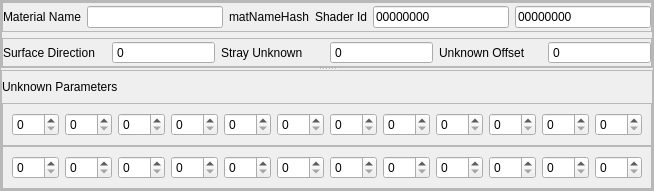
<?xml version="1.0" encoding="UTF-8"?>
<ui version="4.0">
 <class>Form</class>
 <widget class="QWidget" name="Form">
  <property name="geometry">
   <rect>
    <x>0</x>
    <y>0</y>
    <width>606</width>
    <height>191</height>
   </rect>
  </property>
  <property name="windowTitle">
   <string>Form</string>
  </property>
  <layout class="QVBoxLayout" name="verticalLayout_3">
   <property name="leftMargin">
    <number>0</number>
   </property>
   <property name="topMargin">
    <number>0</number>
   </property>
   <property name="rightMargin">
    <number>0</number>
   </property>
   <property name="bottomMargin">
    <number>0</number>
   </property>
   <item>
    <widget class="QFrame" name="MaterialDetailsView">
     <property name="frameShape">
      <enum>QFrame::StyledPanel</enum>
     </property>
     <property name="frameShadow">
      <enum>QFrame::Raised</enum>
     </property>
     <layout class="QVBoxLayout" name="verticalLayout_4">
      <property name="leftMargin">
       <number>0</number>
      </property>
      <property name="topMargin">
       <number>0</number>
      </property>
      <property name="rightMargin">
       <number>0</number>
      </property>
      <property name="bottomMargin">
       <number>0</number>
      </property>
      <item>
       <widget class="QSplitter" name="splitter">
        <property name="frameShape">
         <enum>QFrame::NoFrame</enum>
        </property>
        <property name="lineWidth">
         <number>1</number>
        </property>
        <property name="orientation">
         <enum>Qt::Vertical</enum>
        </property>
        <property name="handleWidth">
         <number>2</number>
        </property>
        <widget class="QFrame" name="frame_2">
         <property name="frameShape">
          <enum>QFrame::StyledPanel</enum>
         </property>
         <property name="frameShadow">
          <enum>QFrame::Raised</enum>
         </property>
         <layout class="QVBoxLayout" name="verticalLayout_2">
          <property name="leftMargin">
           <number>0</number>
          </property>
          <property name="topMargin">
           <number>0</number>
          </property>
          <property name="rightMargin">
           <number>0</number>
          </property>
          <property name="bottomMargin">
           <number>0</number>
          </property>
          <item>
           <widget class="QFrame" name="MaterialLinkNameEditor">
            <property name="frameShape">
             <enum>QFrame::StyledPanel</enum>
            </property>
            <property name="frameShadow">
             <enum>QFrame::Raised</enum>
            </property>
            <layout class="QHBoxLayout" name="horizontalLayout_3">
             <property name="leftMargin">
              <number>0</number>
             </property>
             <property name="topMargin">
              <number>0</number>
             </property>
             <property name="rightMargin">
              <number>0</number>
             </property>
             <property name="bottomMargin">
              <number>0</number>
             </property>
             <item>
              <widget class="QLabel" name="label">
               <property name="text">
                <string>Material Name</string>
               </property>
              </widget>
             </item>
             <item>
              <widget class="QLineEdit" name="MaterialLinkName"/>
             </item>
             <item>
              <widget class="QLabel" name="MaterialHash">
               <property name="minimumSize">
                <size>
                 <width>80</width>
                 <height>0</height>
                </size>
               </property>
               <property name="text">
                <string>matNameHash</string>
               </property>
               <property name="margin">
                <number>5</number>
               </property>
              </widget>
             </item>
             <item>
              <widget class="QLabel" name="ShaderTitle">
               <property name="text">
                <string>Shader Id</string>
               </property>
              </widget>
             </item>
             <item>
              <widget class="QLineEdit" name="ShaderHash">
               <property name="inputMethodHints">
                <set>Qt::ImhExclusiveInputMask</set>
               </property>
               <property name="inputMask">
                <string>HHHHHHHH</string>
               </property>
               <property name="text">
                <string>00000000</string>
               </property>
              </widget>
             </item>
             <item>
              <widget class="QLineEdit" name="SkinId">
               <property name="inputMethodHints">
                <set>Qt::ImhExclusiveInputMask</set>
               </property>
               <property name="inputMask">
                <string>HHHHHHHH</string>
               </property>
               <property name="text">
                <string>00000000</string>
               </property>
              </widget>
             </item>
            </layout>
           </widget>
          </item>
          <item>
           <widget class="QFrame" name="frame_14">
            <property name="frameShape">
             <enum>QFrame::StyledPanel</enum>
            </property>
            <property name="frameShadow">
             <enum>QFrame::Raised</enum>
            </property>
            <layout class="QHBoxLayout" name="horizontalLayout_14" stretch="0,0,0,0,0,0">
             <property name="leftMargin">
              <number>0</number>
             </property>
             <property name="topMargin">
              <number>0</number>
             </property>
             <property name="rightMargin">
              <number>0</number>
             </property>
             <property name="bottomMargin">
              <number>0</number>
             </property>
             <item>
              <widget class="QLabel" name="SurfaceDirectionLabel">
               <property name="text">
                <string>Surface Direction</string>
               </property>
              </widget>
             </item>
             <item>
              <widget class="QSpinBox" name="SurfaceDirection">
               <property name="buttonSymbols">
                <enum>QAbstractSpinBox::NoButtons</enum>
               </property>
               <property name="minimum">
                <number>-2147483647</number>
               </property>
               <property name="maximum">
                <number>2147483647</number>
               </property>
               <property name="value">
                <number>0</number>
               </property>
               <property name="displayIntegerBase">
                <number>16</number>
               </property>
              </widget>
             </item>
             <item>
              <widget class="QLabel" name="StrayUnknownLabel">
               <property name="text">
                <string>Stray Unknown</string>
               </property>
              </widget>
             </item>
             <item>
              <widget class="QSpinBox" name="StrayUnknown">
               <property name="buttonSymbols">
                <enum>QAbstractSpinBox::NoButtons</enum>
               </property>
               <property name="maximum">
                <number>255</number>
               </property>
              </widget>
             </item>
             <item>
              <widget class="QLabel" name="UnknownOffsetLabel">
               <property name="text">
                <string>Unknown Offset</string>
               </property>
              </widget>
             </item>
             <item>
              <widget class="QSpinBox" name="UnknownOffset">
               <property name="buttonSymbols">
                <enum>QAbstractSpinBox::NoButtons</enum>
               </property>
               <property name="minimum">
                <number>-2147483647</number>
               </property>
               <property name="maximum">
                <number>2147483647</number>
               </property>
               <property name="displayIntegerBase">
                <number>16</number>
               </property>
              </widget>
             </item>
            </layout>
           </widget>
          </item>
         </layout>
        </widget>
        <widget class="QFrame" name="frame">
         <property name="sizePolicy">
          <sizepolicy hsizetype="Preferred" vsizetype="Preferred">
           <horstretch>0</horstretch>
           <verstretch>0</verstretch>
          </sizepolicy>
         </property>
         <property name="frameShape">
          <enum>QFrame::StyledPanel</enum>
         </property>
         <property name="frameShadow">
          <enum>QFrame::Raised</enum>
         </property>
         <layout class="QVBoxLayout" name="verticalLayout">
          <property name="spacing">
           <number>0</number>
          </property>
          <property name="leftMargin">
           <number>0</number>
          </property>
          <property name="topMargin">
           <number>0</number>
          </property>
          <property name="rightMargin">
           <number>0</number>
          </property>
          <property name="bottomMargin">
           <number>0</number>
          </property>
          <item>
           <widget class="QLabel" name="UnknownTitle">
            <property name="text">
             <string>Unknown Parameters</string>
            </property>
           </widget>
          </item>
          <item>
           <widget class="QFrame" name="frame_15">
            <property name="frameShape">
             <enum>QFrame::StyledPanel</enum>
            </property>
            <property name="frameShadow">
             <enum>QFrame::Raised</enum>
            </property>
            <layout class="QHBoxLayout" name="horizontalLayout">
             <item>
              <widget class="QSpinBox" name="unk0">
               <property name="maximum">
                <number>255</number>
               </property>
              </widget>
             </item>
             <item>
              <widget class="QSpinBox" name="unk1">
               <property name="maximum">
                <number>255</number>
               </property>
              </widget>
             </item>
             <item>
              <widget class="QSpinBox" name="unk2">
               <property name="maximum">
                <number>255</number>
               </property>
              </widget>
             </item>
             <item>
              <widget class="QSpinBox" name="unk3">
               <property name="maximum">
                <number>255</number>
               </property>
              </widget>
             </item>
             <item>
              <widget class="QSpinBox" name="unk4">
               <property name="maximum">
                <number>255</number>
               </property>
              </widget>
             </item>
             <item>
              <widget class="QSpinBox" name="unk5">
               <property name="maximum">
                <number>255</number>
               </property>
              </widget>
             </item>
             <item>
              <widget class="QSpinBox" name="unk6">
               <property name="maximum">
                <number>255</number>
               </property>
              </widget>
             </item>
             <item>
              <widget class="QSpinBox" name="unk7">
               <property name="maximum">
                <number>255</number>
               </property>
              </widget>
             </item>
             <item>
              <widget class="QSpinBox" name="unk8">
               <property name="maximum">
                <number>255</number>
               </property>
              </widget>
             </item>
             <item>
              <widget class="QSpinBox" name="unk9">
               <property name="maximum">
                <number>255</number>
               </property>
              </widget>
             </item>
             <item>
              <widget class="QSpinBox" name="unk10">
               <property name="maximum">
                <number>255</number>
               </property>
              </widget>
             </item>
             <item>
              <widget class="QSpinBox" name="unk11">
               <property name="maximum">
                <number>255</number>
               </property>
              </widget>
             </item>
            </layout>
           </widget>
          </item>
          <item>
           <widget class="QFrame" name="frame_16">
            <property name="frameShape">
             <enum>QFrame::StyledPanel</enum>
            </property>
            <property name="frameShadow">
             <enum>QFrame::Raised</enum>
            </property>
            <layout class="QHBoxLayout" name="horizontalLayout_2">
             <item>
              <widget class="QSpinBox" name="unk12">
               <property name="maximum">
                <number>255</number>
               </property>
              </widget>
             </item>
             <item>
              <widget class="QSpinBox" name="unk13">
               <property name="maximum">
                <number>255</number>
               </property>
              </widget>
             </item>
             <item>
              <widget class="QSpinBox" name="unk14">
               <property name="maximum">
                <number>255</number>
               </property>
              </widget>
             </item>
             <item>
              <widget class="QSpinBox" name="unk15">
               <property name="maximum">
                <number>255</number>
               </property>
              </widget>
             </item>
             <item>
              <widget class="QSpinBox" name="unk16">
               <property name="maximum">
                <number>255</number>
               </property>
              </widget>
             </item>
             <item>
              <widget class="QSpinBox" name="unk17">
               <property name="maximum">
                <number>255</number>
               </property>
              </widget>
             </item>
             <item>
              <widget class="QSpinBox" name="unk18">
               <property name="maximum">
                <number>255</number>
               </property>
              </widget>
             </item>
             <item>
              <widget class="QSpinBox" name="unk19">
               <property name="maximum">
                <number>255</number>
               </property>
              </widget>
             </item>
             <item>
              <widget class="QSpinBox" name="unk20">
               <property name="maximum">
                <number>255</number>
               </property>
              </widget>
             </item>
             <item>
              <widget class="QSpinBox" name="unk21">
               <property name="maximum">
                <number>255</number>
               </property>
              </widget>
             </item>
             <item>
              <widget class="QSpinBox" name="unk22">
               <property name="maximum">
                <number>255</number>
               </property>
              </widget>
             </item>
             <item>
              <widget class="QSpinBox" name="unk23">
               <property name="maximum">
                <number>255</number>
               </property>
              </widget>
             </item>
            </layout>
           </widget>
          </item>
         </layout>
        </widget>
       </widget>
      </item>
     </layout>
    </widget>
   </item>
  </layout>
 </widget>
 <resources/>
 <connections/>
</ui>
